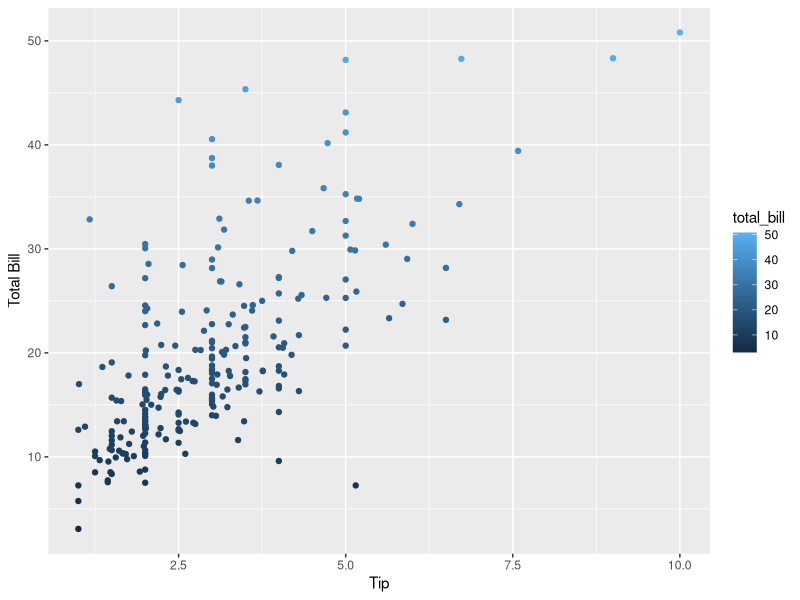
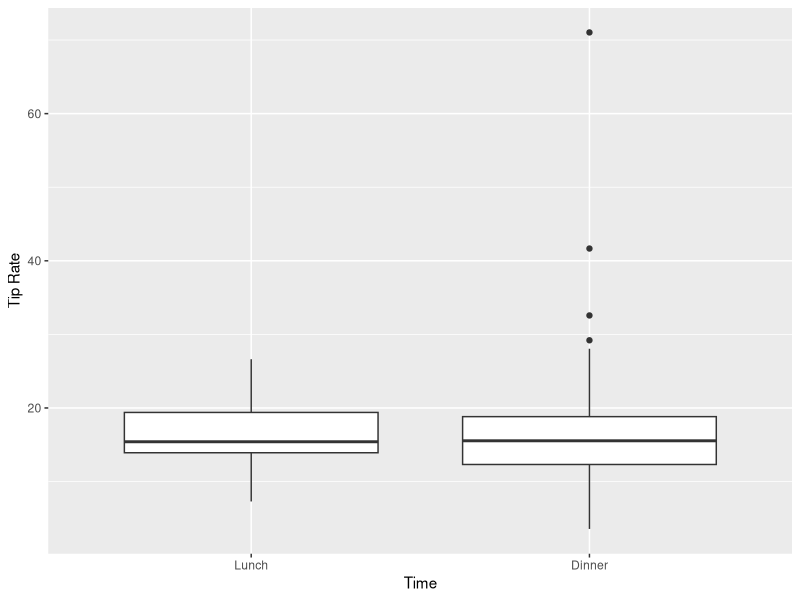
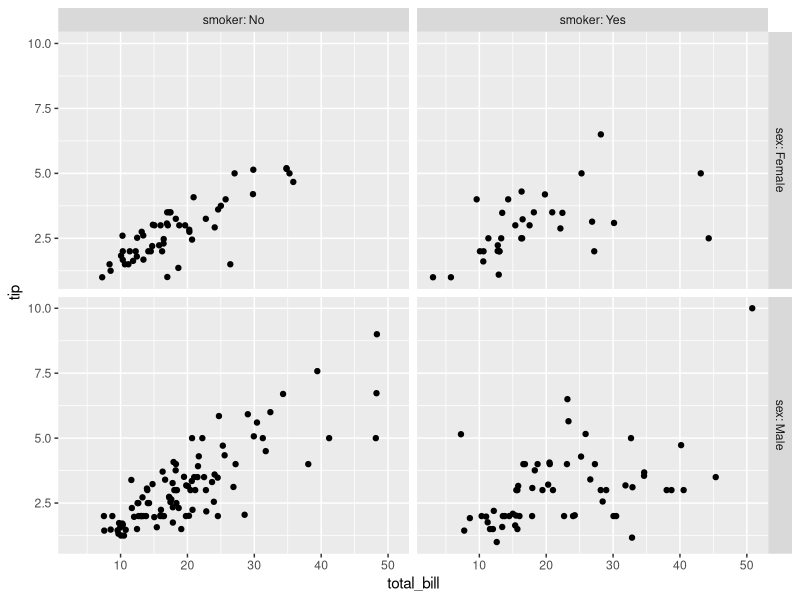
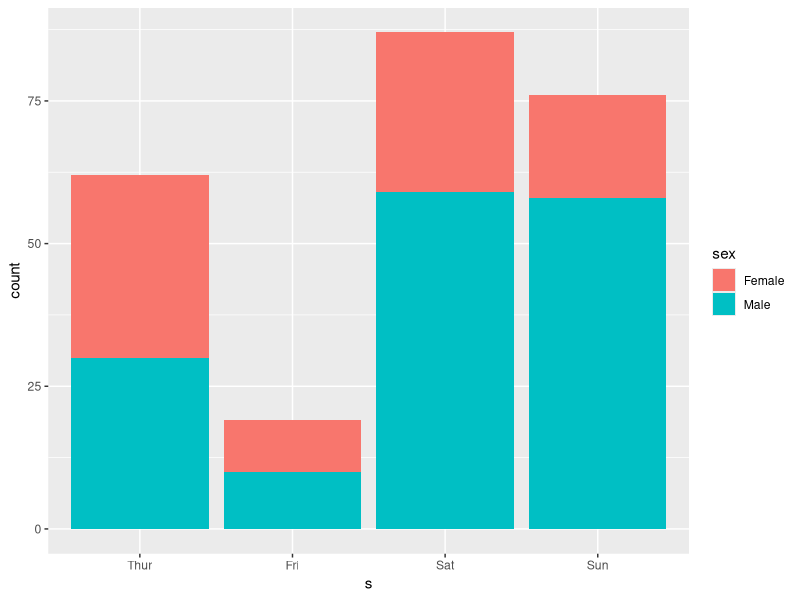

These charts were generated, in order, by the following R code:
## ---- chunk 1
knitr::opts_chunk$set(echo = TRUE)
## ---- chunk 2
data(tips, package="reshape2")
## ---- chunk 3
numParty<-nrow(tips)
numParty
## ---- chunk 4
str(tips)

## ---- chunk 5
day<-factor(tips$day,levels = c("Thur","Fri","Sat","Sun"))
day
## ---- chunk 6
female5<-subset(tips,size>=5 &sex=="Female")
female5
## ---- chunk 7
library(ggplot2)
ggplot(tips,aes(x=tip,y=total_bill, color=total_bill))+geom_point()+xlab("Tip")+ylab("Total Bill")
## ---- chunk 8
tips$tiprate<-tips$tip/tips$total_bill*100
mean(tips$tiprate)
## ---- chunk 9
rev_time <- rev(levels(tips$time))
temp=factor(tips$time,levels = rev_time)
ggplot(tips,aes(x= temp, y =tiprate))+geom_boxplot()+xlab("Time")+ylab("Tip Rate")
## ---- chunk 10
#ggplot(tips,aes(x=total_bill,y=tip))+geom_point(aes(color=sex))
ggplot(tips,aes(x=total_bill,y=tip))+geom_point()+facet_grid(sex ~ smoker,labeller = label_both)
## ---- chunk 11
str(tips)
s<-factor(tips$day,levels = c("Thur","Fri","Sat","Sun"))
ggplot(tips,aes(s))+geom_bar(aes(fill=sex))
